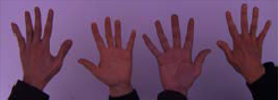
#> input picture white_patch/test_blue.png, 278 x 100 px; its folder holds only this picture in this run
$ jupyter execute TP.ipynb
#> lines starting #> are read from the running program, lines starting #| are printed output that depends on the picture
<div style="text-align: center;">
    <h1> <font style="bold"> Trabajo Práctico 1 </font></h1>
    <h2><font style="bold">Visión por Computadora 1 - CEIA </font></h2>
    <h3><font style="bold">Abril Noguera - Pablo Brahim - Kevin Pennington</font></h3>
</div>

[cell 1]
import os
import cv2
import numpy as np
import matplotlib.pyplot as plt
from glob import glob

## Parte 1
Imágenes en /white_patch

1. Implementar el algoritmo White Patch para librarnos de las diferencias de color de iluminación.
2. Mostrar los resultados obtenidos y analizar las posibles fallas (si es que las hay) en el caso de White patch.

[cell 2]
# Obtener todas las rutas de imágenes
image_paths = glob(os.path.join('white_patch', '*'))

# Leer imágenes
images = [cv2.imread(p) for p in image_paths]
#> images = 1 item

# Convertir de BGR (OpenCV) a RGB
images_rgb = [cv2.cvtColor(img, cv2.COLOR_BGR2RGB) for img in images]
#> images_rgb = 1 item

Se evaluan los valores máximos por imagen, en caso de que el valor máximo sea 255 se debe tomar un percentil ya que el white-patch devolvería la misma imagen.

[cell 3]
def get_white_patch_reference(image, use_percentile=False, percentile=98):
    # Convertir a float para evitar saturaciones
    img = image.astype(np.float32)

    if use_percentile:
        r_max = np.percentile(img[:, :, 0], percentile)
        g_max = np.percentile(img[:, :, 1], percentile)
        b_max = np.percentile(img[:, :, 2], percentile)
    else:
        r_max = np.max(img[:, :, 0])
        g_max = np.max(img[:, :, 1])
        b_max = np.max(img[:, :, 2])

    return r_max, g_max, b_max

[cell 4]
for i, img in enumerate(images_rgb):
    r_max, g_max, b_max = get_white_patch_reference(img, use_percentile=False)

    print(f"Imagen {i+1}: R={r_max}, G={g_max}, B={b_max}")
#> this loop made 1 pass
#> (r_max, g_max, b_max) on pass 1: (165, 138, 200)
#| Imagen 1: R=165.0, G=138.0, B=200.0

Las imagenes 1, 2, 4 y 6 tienen valores máximos en 255 que harían que sature, por lo que se toma en esos casos el percentil 98.

[cell 5]
def apply_white_patch(image, use_percentile=False, percentile=98):
    img = image.astype(np.float32)
    r_max, g_max, b_max = get_white_patch_reference(img, use_percentile, percentile)

    fuente = f"percentil {percentile}" if use_percentile else "máximo"
    print(f"Valores ({fuente}) para la corrección: R={r_max:.2f}, G={g_max:.2f}, B={b_max:.2f}")

    # Evitar división por cero
    r_max = r_max if r_max != 0 else 1
    g_max = g_max if g_max != 0 else 1
    b_max = b_max if b_max != 0 else 1

    img[:, :, 0] = np.clip(img[:, :, 0] / r_max * 255, 0, 255)
    img[:, :, 1] = np.clip(img[:, :, 1] / g_max * 255, 0, 255)
    img[:, :, 2] = np.clip(img[:, :, 2] / b_max * 255, 0, 255)

    return img.astype(np.uint8)

[cell 6]
def auto_white_patch_correction(image, initial_percentile=98, min_percentile=90):
    r_max, g_max, b_max = get_white_patch_reference(image, use_percentile=False)

    if any(v == 255 for v in (r_max, g_max, b_max)):
        percentile = initial_percentile
        while percentile >= min_percentile:

            r_max, g_max, b_max = get_white_patch_reference(image, use_percentile=True, percentile=percentile)

            if all(v != 255 for v in (r_max, g_max, b_max)):
                print(f"Corrección exitosa con percentil {percentile}")
                corrected = apply_white_patch(image, use_percentile=True, percentile=percentile)
                return corrected

            print(f"Saturación con percentil {percentile}: R={r_max}, G={g_max}, B={b_max}")
            percentile -= 1

        print("Usando último percentil posible, puede haber saturación.")
        return corrected
    else:
        return apply_white_patch(image, use_percentile=False)

[cell 7]
def show_original_vs_corrected(original, corrected, title=''):
    fig, axes = plt.subplots(1, 2, figsize=(10, 5))
    axes[0].imshow(original)
    axes[0].set_title('Original')
    axes[0].axis('off')

    axes[1].imshow(corrected)
    axes[1].set_title('White Patch Corrected')
    axes[1].axis('off')

    fig.suptitle(title)
    plt.tight_layout()
    plt.show()

[cell 8]
for i, img in enumerate(images_rgb):
    print(f"\nProcesando imagen {i+1}")
    corrected_img = auto_white_patch_correction(img, initial_percentile=98)
    show_original_vs_corrected(img, corrected_img, title=f'Imagen {i+1}')
#> this loop made 1 pass
#| Procesando imagen 1
#| Valores (máximo) para la corrección: R=165.00, G=138.00, B=200.00
#> pass 1, `corrected_img = auto_white_patch_correction(img, initial_percentile=98)`:
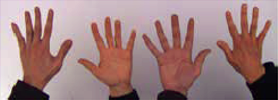
#> corrected_img: shape (100, 278, 3); mean R, G, B 158.8, 127.9, 127.9
#> pass 1, in show_original_vs_corrected, `plt.show()`:
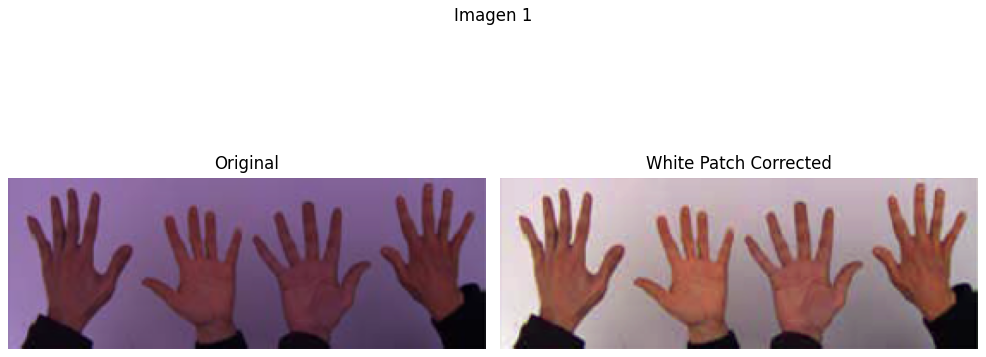
#> figure drawn by matplotlib, 2 panels

## Parte 2
1. Para las imágenes img1_tp.png y img2_tp.png leerlas con OpenCV en escala de grisas y visualizarlas.
2. Elija el numero de bins que crea conveniente y grafique su histograma, compare los histogramas entre si. Explicar lo que se observa, si tuviera que entrenar un modelo de clasificación/detección de imágenes, considera que puede ser de utilidad tomar como ‘features’ a los histogramas?

[cell 9]
img1 = cv2.imread('img1_tp.png', cv2.IMREAD_GRAYSCALE)
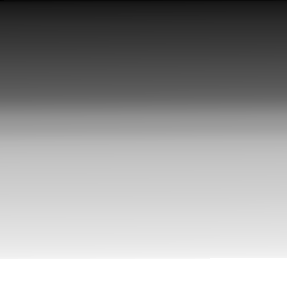
#> input picture img1_tp.png, 287 x 288 px
#> img1 is the input picture: shape (288, 287); min 2, max 255, mean 154.8
img2 = cv2.imread('img2_tp.png', cv2.IMREAD_GRAYSCALE)
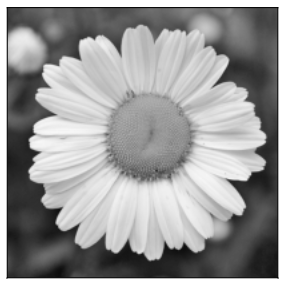
#> input picture img2_tp.png, 287 x 288 px
#> img2 is the input picture: shape (288, 287); min 2, max 255, mean 154.8
fig, axes = plt.subplots(1, 2, figsize=(10, 5))
axes[0].imshow(img1, cmap='gray')
axes[0].set_title('Imagen 1')
axes[0].axis('off')

axes[1].imshow(img2, cmap='gray')
axes[1].set_title('Imagen 2')
axes[1].axis('off')

plt.show()

[cell 10]
def plot_pair_hist(im1, im2, bin_count):
#> called with bin_count = 256
    bins = np.arange(bin_count)
    hist1 = cv2.calcHist([im1], [0], None, [bin_count], [0, 256])
#> hist1 = 256 values, max 8400 at index 255, min 0 at index 0, mean 322.9
    hist2 = cv2.calcHist([im2], [0], None, [bin_count], [0, 256])
#> hist2 has the same summary as hist1

    hist1 = hist1 / hist1.sum()
#> hist1 = 256 values, max 0.102 at index 255, min 0 at index 0, mean 0.00391
    hist2 = hist2 / hist2.sum()
#> hist2 has the same summary as hist1

    fig, axes = plt.subplots(2, 2, figsize=(12, 6),
                             gridspec_kw={'height_ratios': [5, 0.2]})

    axes[0, 0].fill_between(bins, hist1.flatten(), color='blue', alpha=0.6)
    axes[0, 0].set_title(f'Imagen 1 ({bin_count} bins)')
    axes[0, 0].set_ylabel('Frecuencia Normalizada')

    axes[0, 1].fill_between(bins, hist2.flatten(), color='red', alpha=0.6)
    axes[0, 1].set_title(f'Imagen 2 ({bin_count} bins)')

    gradient = np.linspace(1, 0, bin_count).reshape(1, -1)
    axes[1, 0].imshow(gradient, aspect='auto', cmap='gray', extent=[0, bin_count, 0, 1])
    axes[1, 1].imshow(gradient, aspect='auto', cmap='gray', extent=[0, bin_count, 0, 1])

    for ax in axes[1]:
        ax.axis('off')

    axes[0, 0].set_xlim([0, bin_count])
    axes[0, 1].set_xlim([0, bin_count])

    plt.tight_layout()
    plt.show()
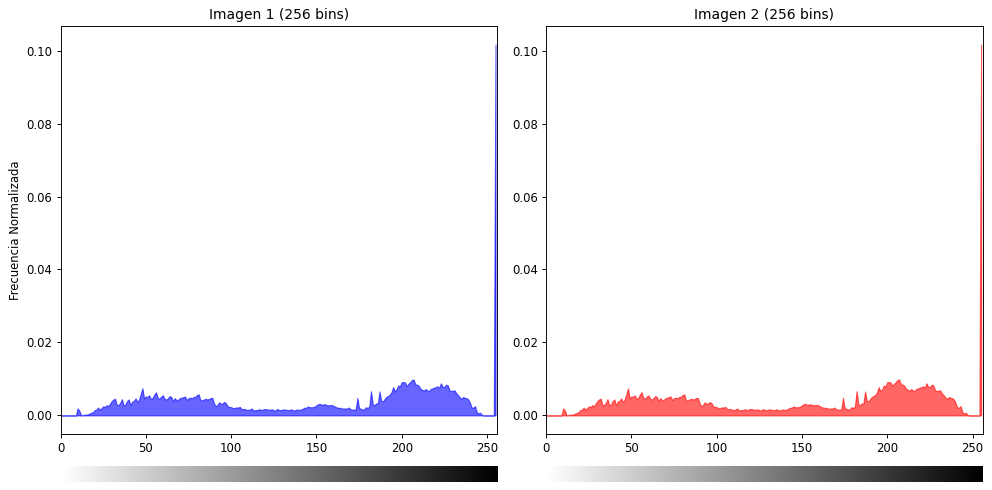
#> figure drawn by matplotlib, 4 panels
